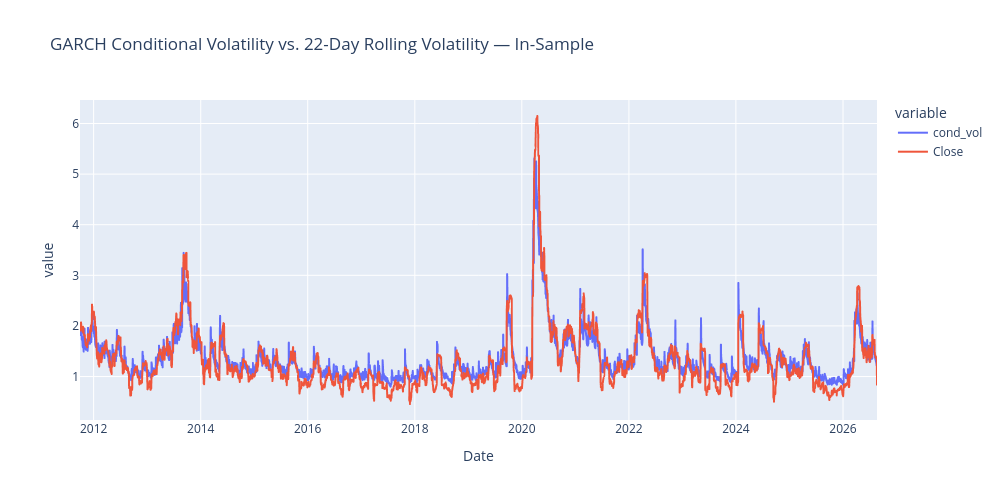

Notebook code cell kept with this figure:
### Code cell
# Fit the same specification on the full series and compare its fitted conditional volatility to realised (rolling) volatility
full_serie_garch = arch_model(returns_hdfc, dist="ged", vol="GARCH", p=4, q=4)
model_fit_full_serie = full_serie_garch.fit(disp="off")

rolling_vol = abs(returns_hdfc.rolling(window=22, min_periods=22).std().dropna())

garch_and_rolling_std = pd.concat(
    [pd.DataFrame(model_fit_full_serie.conditional_volatility), rolling_vol.dropna()], axis=1
).dropna()

garch_fit_plot = px.line(garch_and_rolling_std, title="GARCH Conditional Volatility vs. 22-Day Rolling Volatility — In-Sample", width=1000, height=500)
garch_fit_plot.show()

### Figure 1 — Plotly figure (JSON) as saved in the notebook; plotly's stock layout.template omitted (floating-point values rounded to 4 significant figures; data arrays with more than 128 entries replaced by an {"elided": "..."} marker saying what was removed)
{"data": [{"hovertemplate": "variable=cond_vol<br>Date=%{x}<br>value=%{y}<extra></extra>", "legendgroup": "cond_vol", "line": {"color": "#636efa", "dash": "solid"}, "marker": {"symbol": "circle"}, "mode": "lines", "name": "cond_vol", "showlegend": true, "type": "scattergl", "x": {"elided": "3660 str values"}, "xaxis": "x", "y": {"elided": "3660 float values"}, "yaxis": "y"}, {"hovertemplate": "variable=Close<br>Date=%{x}<br>value=%{y}<extra></extra>", "legendgroup": "Close", "line": {"color": "#EF553B", "dash": "solid"}, "marker": {"symbol": "circle"}, "mode": "lines", "name": "Close", "showlegend": true, "type": "scattergl", "x": {"elided": "3660 str values"}, "xaxis": "x", "y": {"elided": "3660 float values"}, "yaxis": "y"}], "layout": {"height": 500, "legend": {"title": {"text": "variable"}, "tracegroupgap": 0}, "title": {"text": "GARCH Conditional Volatility vs. 22-Day Rolling Volatility — In-Sample"}, "width": 1000, "xaxis": {"anchor": "y", "domain": [0, 1], "title": {"text": "Date"}}, "yaxis": {"anchor": "x", "domain": [0, 1], "title": {"text": "value"}}}}
